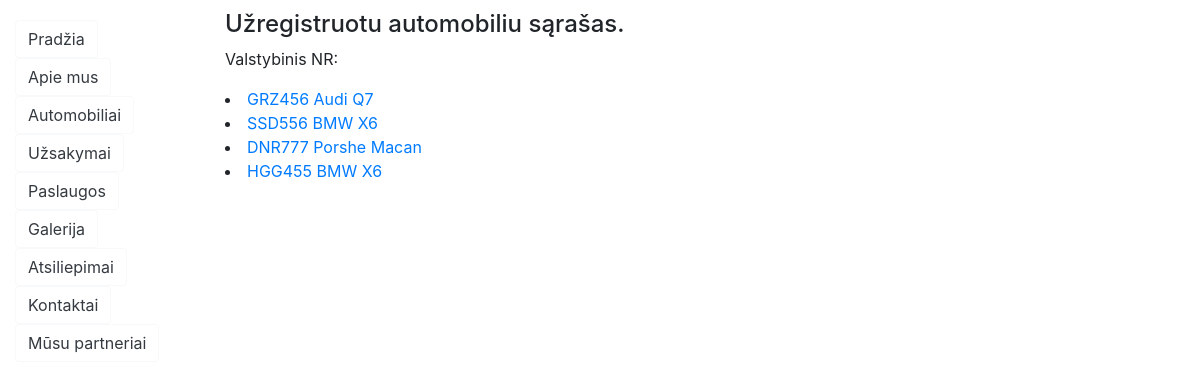
Before: /servis/automobiliai/ with the older database file.
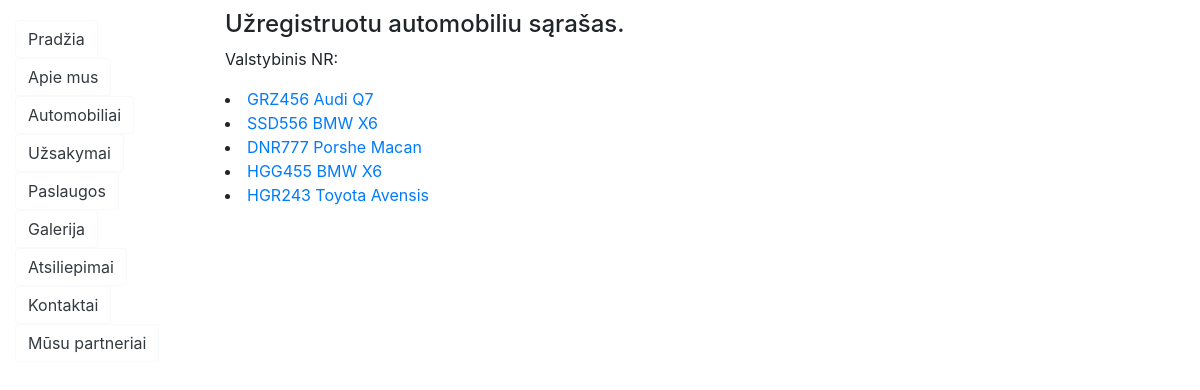
After: the same page with the newer database file.
### servis/models.py (models this page shows, shortened)
class Automobilis(models.Model):
    Valstybinis_NR = models.CharField("Mašinos valstybinis numeris", max_length=10, null=False)
    VIN_kodas = models.CharField("Mašinos VIN numeris/kodas", max_length=25, null=False)
    Klientas = models.CharField("Kliento Vardas Pavardė", max_length=50, null=False)
    AutomobilioModelis = models.ForeignKey("AutomobilioModelis", on_delete=models.CASCADE, null=False)
    class Meta:
        verbose_name = "Automobilis"
        verbose_name_plural = "Automobiliai"

class AutomobilioModelis(models.Model):
    Marke = models.CharField("Markės pavadinimas", max_length=30, null=False)
    Modelis = models.CharField("Modelio pavadinimas", max_length=30, null=False)
    def __str__(self):
        return f"{self.Marke} {self.Modelis}"
    class Meta:
        verbose_name = "Automobilio modelis"
        verbose_name_plural = "Automobiliu modeliai"

### servis/views.py (the view)
# urls.py: path('automobiliai/',views.automobiliai,name="automobiliai"),
def automobiliai(request):
    automobiliai = Automobilis.objects.all()
    context = {"automobiliai":automobiliai}
    return render(request,"automobiliai.html",context=context)

### servis/templates/automobiliai.html
{% extends "base.html" %}
{% block content %}
<div class="container automobiliai">
  <h4>Užregistruotu automobiliu sąrašas.</h4>
  <p>Valstybinis NR: </p>
    {% for auto in automobiliai %}
    <li><a href="{% url 'automobilis' auto.id %}">{{auto.Valstybinis_NR}} {{auto.AutomobilioModelis}}</a></li>
    {% endfor %}
</div>
{% endblock %}

Changed rows visible on the page:
added Automobilis: Valstybinis_NR "HGR243", AutomobilioModelis "Toyota Avensis"
